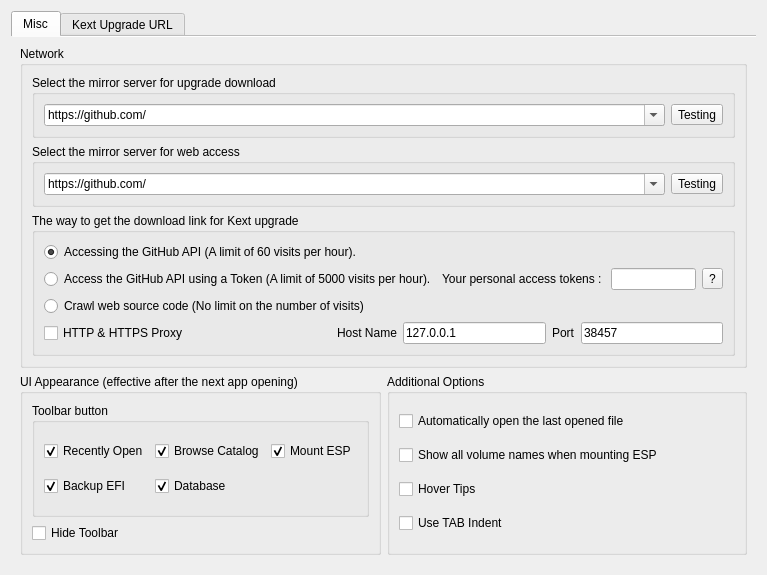
<?xml version="1.0" encoding="UTF-8"?>
<ui version="4.0">
 <class>dlgPreference</class>
 <widget class="QDialog" name="dlgPreference">
  <property name="geometry">
   <rect>
    <x>0</x>
    <y>0</y>
    <width>767</width>
    <height>575</height>
   </rect>
  </property>
  <property name="windowTitle">
   <string>Preference</string>
  </property>
  <layout class="QGridLayout" name="gridLayout">
   <item row="0" column="0">
    <widget class="QTabWidget" name="tabWidget">
     <property name="currentIndex">
      <number>0</number>
     </property>
     <property name="documentMode">
      <bool>true</bool>
     </property>
     <widget class="QWidget" name="tab_3">
      <attribute name="title">
       <string>Misc</string>
      </attribute>
      <layout class="QGridLayout" name="gridLayout_10">
       <item row="0" column="0" colspan="2">
        <widget class="QGroupBox" name="groupBox">
         <property name="title">
          <string>Network</string>
         </property>
         <layout class="QGridLayout" name="gridLayout_9">
          <item row="2" column="0" colspan="2">
           <widget class="QGroupBox" name="gbox3">
            <property name="title">
             <string>The way to get the download link for Kext upgrade</string>
            </property>
            <layout class="QVBoxLayout" name="verticalLayout">
             <item>
              <widget class="QRadioButton" name="rbtnAPI">
               <property name="text">
                <string>Accessing the GitHub API (A limit of 60 visits per hour).</string>
               </property>
               <property name="checked">
                <bool>true</bool>
               </property>
              </widget>
             </item>
             <item>
              <layout class="QHBoxLayout" name="horizontalLayout_2">
               <item>
                <widget class="QRadioButton" name="rbtnToken">
                 <property name="text">
                  <string>Access the GitHub API using a Token (A limit of 5000 visits per hour).</string>
                 </property>
                </widget>
               </item>
               <item>
                <widget class="QLabel" name="lblToken">
                 <property name="text">
                  <string>Your personal access tokens : </string>
                 </property>
                </widget>
               </item>
               <item>
                <widget class="QLineEdit" name="editToken"/>
               </item>
               <item>
                <widget class="QToolButton" name="btnTokenHelp">
                 <property name="text">
                  <string>?</string>
                 </property>
                </widget>
               </item>
              </layout>
             </item>
             <item>
              <widget class="QRadioButton" name="rbtnWeb">
               <property name="text">
                <string>Crawl web source code (No limit on the number of visits)</string>
               </property>
              </widget>
             </item>
             <item>
              <layout class="QHBoxLayout" name="horizontalLayout">
               <item>
                <widget class="QCheckBox" name="chkProxy">
                 <property name="text">
                  <string>HTTP &amp;&amp; HTTPS Proxy</string>
                 </property>
                </widget>
               </item>
               <item>
                <spacer name="horizontalSpacer_2">
                 <property name="orientation">
                  <enum>Qt::Orientation::Horizontal</enum>
                 </property>
                 <property name="sizeHint" stdset="0">
                  <size>
                   <width>40</width>
                   <height>20</height>
                  </size>
                 </property>
                </spacer>
               </item>
               <item>
                <widget class="QLabel" name="label">
                 <property name="text">
                  <string>Host Name</string>
                 </property>
                </widget>
               </item>
               <item>
                <widget class="QLineEdit" name="txtHostName">
                 <property name="minimumSize">
                  <size>
                   <width>0</width>
                   <height>0</height>
                  </size>
                 </property>
                 <property name="text">
                  <string>127.0.0.1</string>
                 </property>
                </widget>
               </item>
               <item>
                <widget class="QLabel" name="label_2">
                 <property name="text">
                  <string>Port</string>
                 </property>
                </widget>
               </item>
               <item>
                <widget class="QLineEdit" name="txtPort">
                 <property name="minimumSize">
                  <size>
                   <width>0</width>
                   <height>0</height>
                  </size>
                 </property>
                 <property name="text">
                  <string>38457</string>
                 </property>
                </widget>
               </item>
              </layout>
             </item>
            </layout>
           </widget>
          </item>
          <item row="0" column="0" colspan="2">
           <widget class="QGroupBox" name="gbox1">
            <property name="title">
             <string>Select the mirror server for upgrade download</string>
            </property>
            <layout class="QGridLayout" name="gridLayout_2">
             <item row="0" column="0">
              <widget class="QComboBox" name="comboBoxNet">
               <property name="editable">
                <bool>true</bool>
               </property>
               <item>
                <property name="text">
                 <string>https://github.com/</string>
                </property>
               </item>
              </widget>
             </item>
             <item row="0" column="1">
              <widget class="QToolButton" name="btnTest">
               <property name="text">
                <string>Testing</string>
               </property>
              </widget>
             </item>
            </layout>
           </widget>
          </item>
          <item row="1" column="0" colspan="2">
           <widget class="QGroupBox" name="gbox2">
            <property name="title">
             <string>Select the mirror server for web access</string>
            </property>
            <layout class="QGridLayout" name="gridLayout_6">
             <item row="0" column="0">
              <widget class="QComboBox" name="comboBoxWeb">
               <property name="editable">
                <bool>true</bool>
               </property>
               <item>
                <property name="text">
                 <string>https://github.com/</string>
                </property>
               </item>
              </widget>
             </item>
             <item row="0" column="1">
              <widget class="QToolButton" name="btnPing">
               <property name="text">
                <string>Testing</string>
               </property>
              </widget>
             </item>
            </layout>
           </widget>
          </item>
         </layout>
        </widget>
       </item>
       <item row="1" column="0">
        <widget class="QGroupBox" name="gbox4">
         <property name="title">
          <string>UI Appearance (effective after the next app opening)</string>
         </property>
         <layout class="QGridLayout" name="gridLayout_8">
          <item row="1" column="0">
           <widget class="QGroupBox" name="groupBox_4">
            <property name="title">
             <string>Toolbar button</string>
            </property>
            <layout class="QGridLayout" name="gridLayout_7">
             <item row="0" column="0">
              <widget class="QCheckBox" name="chkRecentOpen">
               <property name="text">
                <string>Recently Open</string>
               </property>
               <property name="checked">
                <bool>true</bool>
               </property>
              </widget>
             </item>
             <item row="0" column="1">
              <widget class="QCheckBox" name="chkOpenDir">
               <property name="text">
                <string>Browse Catalog</string>
               </property>
               <property name="checked">
                <bool>true</bool>
               </property>
              </widget>
             </item>
             <item row="0" column="3">
              <widget class="QCheckBox" name="chkMountESP">
               <property name="text">
                <string>Mount ESP</string>
               </property>
               <property name="checked">
                <bool>true</bool>
               </property>
              </widget>
             </item>
             <item row="1" column="0">
              <widget class="QCheckBox" name="chkBackupEFI">
               <property name="text">
                <string>Backup EFI</string>
               </property>
               <property name="checked">
                <bool>true</bool>
               </property>
              </widget>
             </item>
             <item row="1" column="1">
              <widget class="QCheckBox" name="chkDatabase">
               <property name="text">
                <string>Database</string>
               </property>
               <property name="checked">
                <bool>true</bool>
               </property>
              </widget>
             </item>
            </layout>
           </widget>
          </item>
          <item row="2" column="0">
           <widget class="QCheckBox" name="chkHideToolbar">
            <property name="text">
             <string>Hide Toolbar</string>
            </property>
           </widget>
          </item>
         </layout>
        </widget>
       </item>
       <item row="1" column="1">
        <widget class="QGroupBox" name="gbox5">
         <property name="title">
          <string>Additional Options</string>
         </property>
         <layout class="QGridLayout" name="gridLayout_4">
          <item row="0" column="0">
           <widget class="QCheckBox" name="chkBoxLastFile">
            <property name="text">
             <string>Automatically open the last opened file</string>
            </property>
           </widget>
          </item>
          <item row="1" column="0">
           <widget class="QCheckBox" name="chkShowVolName">
            <property name="text">
             <string>Show all volume names when mounting ESP</string>
            </property>
           </widget>
          </item>
          <item row="2" column="0">
           <widget class="QCheckBox" name="chkHoverTips">
            <property name="text">
             <string>Hover Tips</string>
            </property>
            <property name="checked">
             <bool>false</bool>
            </property>
           </widget>
          </item>
          <item row="3" column="0">
           <widget class="QCheckBox" name="chkTabIndent">
            <property name="text">
             <string>Use TAB Indent</string>
            </property>
           </widget>
          </item>
         </layout>
        </widget>
       </item>
      </layout>
     </widget>
     <widget class="QWidget" name="tab_2">
      <attribute name="title">
       <string>Kext Upgrade URL</string>
      </attribute>
      <layout class="QGridLayout" name="gridLayout_3">
       <item row="3" column="6">
        <spacer name="horizontalSpacer">
         <property name="orientation">
          <enum>Qt::Orientation::Horizontal</enum>
         </property>
         <property name="sizeHint" stdset="0">
          <size>
           <width>458</width>
           <height>20</height>
          </size>
         </property>
        </spacer>
       </item>
       <item row="3" column="3">
        <widget class="QToolButton" name="btnDownloadKexts">
         <property name="text">
          <string>Download Kexts to the user database</string>
         </property>
        </widget>
       </item>
       <item row="0" column="0" colspan="7">
        <widget class="QTextEdit" name="textEdit">
         <property name="frameShape">
          <enum>QFrame::Shape::NoFrame</enum>
         </property>
         <property name="html">
          <string>&lt;!DOCTYPE HTML PUBLIC &quot;-//W3C//DTD HTML 4.0//EN&quot; &quot;http://www.w3.org/TR/REC-html40/strict.dtd&quot;&gt;
&lt;html&gt;&lt;head&gt;&lt;meta name=&quot;qrichtext&quot; content=&quot;1&quot; /&gt;&lt;meta charset=&quot;utf-8&quot; /&gt;&lt;style type=&quot;text/css&quot;&gt;
p, li { white-space: pre-wrap; }
hr { height: 1px; border-width: 0; }
li.unchecked::marker { content: &quot;\2610&quot;; }
li.checked::marker { content: &quot;\2612&quot;; }
&lt;/style&gt;&lt;/head&gt;&lt;body style=&quot; font-family:'Microsoft YaHei UI'; font-size:9pt; font-weight:400; font-style:normal;&quot;&gt;
&lt;p style=&quot;-qt-paragraph-type:empty; margin-top:0px; margin-bottom:0px; margin-left:0px; margin-right:0px; -qt-block-indent:0; text-indent:0px; font-family:'SimSun';&quot;&gt;&lt;br /&gt;&lt;/p&gt;&lt;/body&gt;&lt;/html&gt;</string>
         </property>
        </widget>
       </item>
       <item row="3" column="2">
        <widget class="QToolButton" name="btnOpenUrl">
         <property name="text">
          <string>Open URL in browser</string>
         </property>
        </widget>
       </item>
       <item row="2" column="0" colspan="7">
        <widget class="QTableWidget" name="tableKextUrl">
         <property name="frameShape">
          <enum>QFrame::Shape::NoFrame</enum>
         </property>
         <property name="frameShadow">
          <enum>QFrame::Shadow::Plain</enum>
         </property>
         <column>
          <property name="text">
           <string>Kext Name</string>
          </property>
         </column>
         <column>
          <property name="text">
           <string>Source URL</string>
          </property>
         </column>
        </widget>
       </item>
       <item row="1" column="0" colspan="7">
        <widget class="QLineEdit" name="myeditFind">
         <property name="placeholderText">
          <string>Find</string>
         </property>
         <property name="clearButtonEnabled">
          <bool>true</bool>
         </property>
        </widget>
       </item>
       <item row="3" column="1">
        <widget class="QToolButton" name="btnDel">
         <property name="text">
          <string>-</string>
         </property>
        </widget>
       </item>
       <item row="3" column="0">
        <widget class="QToolButton" name="btnAdd">
         <property name="text">
          <string>+</string>
         </property>
        </widget>
       </item>
       <item row="3" column="4">
        <widget class="QToolButton" name="btnStop">
         <property name="text">
          <string>Stop</string>
         </property>
        </widget>
       </item>
       <item row="3" column="5">
        <widget class="QLabel" name="lblPath">
         <property name="text">
          <string>~\.config\OCAuxiliaryTools\KextUrl.txt</string>
         </property>
        </widget>
       </item>
      </layout>
     </widget>
    </widget>
   </item>
  </layout>
 </widget>
 <resources/>
 <connections/>
</ui>
